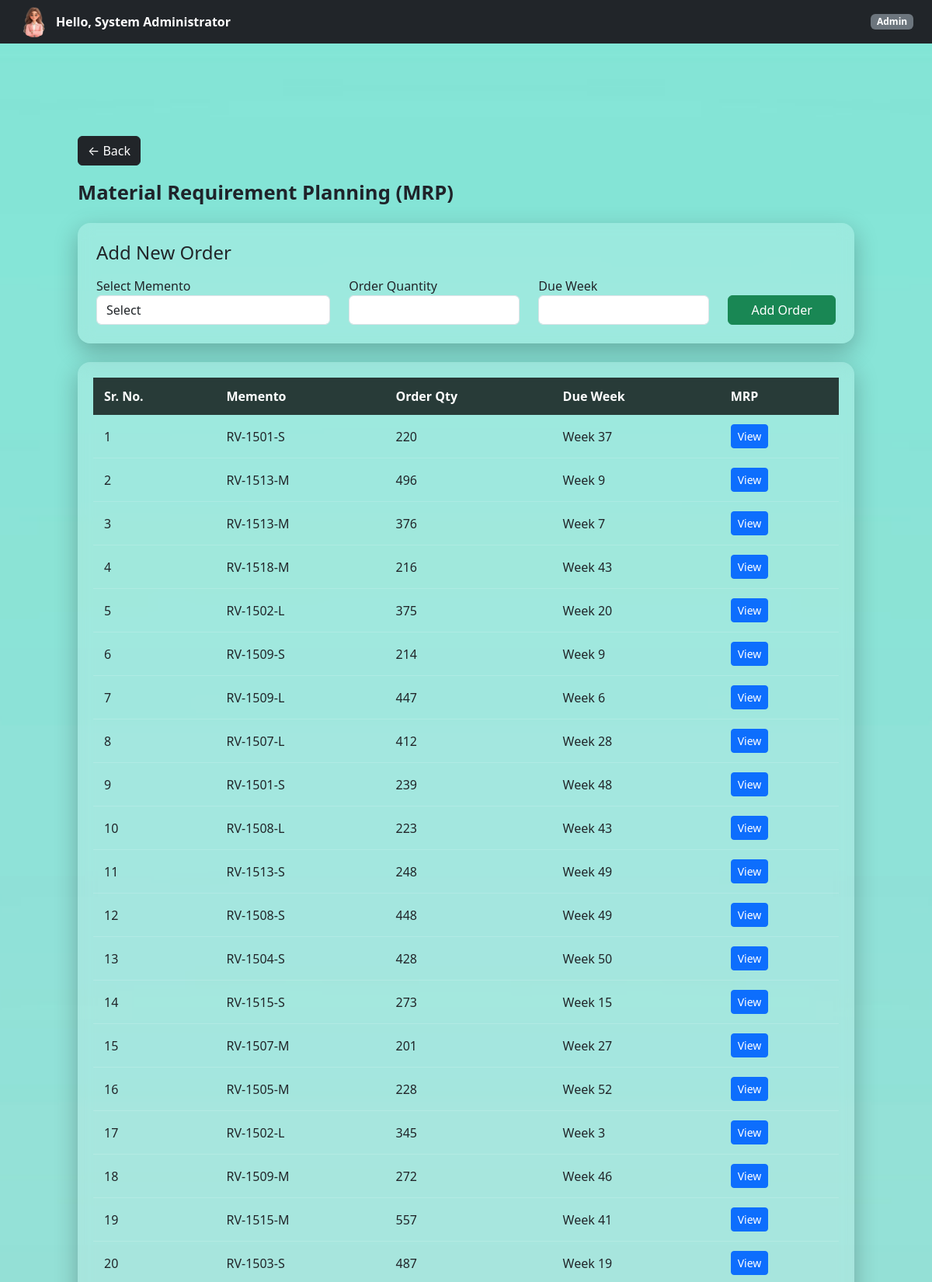
The page /admin/mrp/order/198 (signed in, upper part) on the database its author committed.
### controller/models.py (models this page shows)
class MRPOrder(db.Model):
    __tablename__ = "mrp_orders"
    id = db.Column(
        db.Integer,
        primary_key=True
    )
    memento_id = db.Column(
        db.Integer,
        db.ForeignKey("mementos.id")
    )
    order_quantity = db.Column(
        db.Integer,
        nullable=False
    )
    due_week = db.Column(
        db.Integer,
        nullable=False
    )
    created_at = db.Column(
        db.DateTime,
        default=datetime.utcnow
    )
    memento = db.relationship(
    "Memento"
)

class Memento(db.Model):
    __tablename__ = "mementos"
    id = db.Column(db.Integer, primary_key=True)
    code = db.Column(
        db.String(100),
        nullable=False,
        unique=True
    )
    dimension = db.Column(db.String(100), nullable=False)
    price = db.Column(db.Float, nullable=False)
    quantity = db.Column(db.Integer, default=0)
    materials = db.relationship(
    "MementoMaterial",
    backref="memento",
    cascade="all, delete-orphan"
)

### controller/admin.py (the view)
@admin_bp.route("/mrp/order/<int:order_id>")
@login_required
@role_required("Admin")
def view_single_mrp(order_id):
    order = MRPOrder.query.get_or_404(order_id)
    mementos = Memento.query.all()
    orders = MRPOrder.query.order_by(
        MRPOrder.id.desc()
    ).all()
    mrp_rows = []
    materials = MementoMaterial.query.filter_by(
        memento_id=order.memento_id
    ).all()
    sr_no = 1
    for material in materials:
        need = (
            material.quantity_used
            * order.order_quantity
        )
        material_name = ""
        available = 0
        if material.material_type == "Foil":
            item = Foil.query.get(
                material.material_id
            )
            if item:
                material_name = item.foil_code
                available = item.quantity
        elif material.material_type == "Paint":
            item = Paint.query.get(
                material.material_id
            )
            if item:
                material_name = item.name
                available = item.quantity
        elif material.material_type == "Accessory":
            item = Accessory.query.get(
                material.material_id
            )
            if item:
                material_name = item.name
                available = item.quantity
        elif material.material_type == "Board":
            item = Board.query.get(
                material.material_id
            )
            if item:
                material_name = item.name
                available = item.quantity
        supplier = SupplierMaterial.query.filter_by(
            item_type=material.material_type,
            item_name=material_name
        ).first()
        lead_time = 0
        safety_stock = 0
        if supplier:
            lead_time = supplier.lead_time
            safety_stock = supplier.safety_stock
        shortage = max(
            0,
            need + safety_stock - available
        )
        if shortage > 0:
            order_week = max(
                1,
                order.due_week - lead_time
            )
        else:
            order_week = None
        mrp_rows.append({
    "material_id":
        material.id,
    "sr_no":
        sr_no,
    "material":
        material_name,
    "need":
        need,
    "available":
        available,
    "safety_stock":
        safety_stock,
    "shortage":
        shortage,
    "lead_time":
        lead_time,
    "order_week":
        order_week
})
        sr_no += 1
    return render_template(
        "admin/mrp.html",
        mementos=mementos,
        orders=orders,
        selected_order=order,
        mrp_rows=mrp_rows
    )

### templates/admin/mrp.html (shortened to what this page needs)
{% extends "base.html" %}
{% block page_class %}company-dashboard-bg{% endblock %}
{% block free_content %}
{% include "partials/navbar.html" %}
<div class="dashboard-container">
    <div class="mb-3">
        <a href="{{ url_for('admin.dashboard') }}"
           class="btn btn-dark">
            ← Back
        </a>
    </div>
    <div class="page-title">
        Material Requirement Planning (MRP)
    </div>
    <div class="glass-table p-4 mb-4">
        <h4 class="mb-3">
            Add New Order
        </h4>
        <form method="POST"
              action="{{ url_for('admin.add_mrp_order') }}">
            <div class="row">
                <div class="col-md-4">
                    <label>
                        Select Memento
                    </label>
                    <select
                        name="memento_id"
                        class="form-control"
                        required>
                        <option value="">
                            Select
                        </option>
                    </select>
                </div>
                <div class="col-md-3">
                    <label>
                        Order Quantity
                    </label>
                    <input
                        type="number"
                        name="order_quantity"
                        class="form-control"
                        required>
                </div>
                <div class="col-md-3">
                    <label>
                        Due Week
                    </label>
                    <input
                        type="number"
                        name="due_week"
                        min="1"
                        max="52"
                        class="form-control"
                        required>
                </div>
                <div class="col-md-2">
                    <label>&nbsp;</label>
                    <button
                        type="submit"
                        class="btn btn-success w-100">
                        Add Order
                    </button>
                </div>
            </div>
        </form>
    </div>
    <div class="glass-table mb-4">
        <table>
            <thead>
                <tr>
                    <th>Sr. No.</th>
                    <th>Memento</th>
                    <th>Order Qty</th>
                    <th>Due Week</th>
                    <th>MRP</th>
                </tr>
            </thead>
            <tbody>
                {% for order in orders %}
                <tr>
                    <td>
                        {{ loop.index }}
                    </td>
                    <td>
                        {{ order.memento.code }}
                    </td>
                    <td>
                        {{ order.order_quantity }}
                    </td>
                    <td>
                        Week {{ order.due_week }}
                    </td>
                    <td>
                        <a href="{{ url_for('admin.view_single_mrp',
                                            order_id=order.id) }}"
                           class="btn btn-primary btn-sm">
                            View
                        </a>
                    </td>
                </tr>
                {% endfor %}
            </tbody>
        </table>
    </div>
</div>
{% endblock %}

### static/styles/main.css (style rules this page uses)
html, body { height: 100%; margin: 0; }
.dashboard-container { width: 100%; padding: 90px 40px 40px; }
.page-title { font-size: 1.6rem; font-weight: 600; color: #1f232a; margin-bottom: 20px; }
.glass-table { background: rgba(255, 255, 255, 0.18); backdrop-filter: blur(10px); -webkit-backdrop-filter: blur(10px); border-radius: 16px; padding: 20px; box-shadow: 0 10px 30px rgba(0, 0, 0, 0.25); width: 100%; overflow-x: auto; }
.glass-table table { width: 100%; border-collapse: collapse; }
.glass-table thead { background: rgba(0, 0, 0, 0.75); color: #ffffff; }
.glass-table th, .glass-table td { padding: 12px 14px; text-align: left; white-space: nowrap; }
.glass-table tbody tr { border-bottom: 1px solid rgba(255, 255, 255, 0.15); }
body { padding-top: 55px; }

### rows shown on the page
MRPOrder: memento.code "RV-1501-S", order_quantity "220", due_week "37"
MRPOrder: memento.code "RV-1513-M", order_quantity "496", due_week "9"
MRPOrder: memento.code "RV-1513-M", order_quantity "376", due_week "7"
MRPOrder: memento.code "RV-1518-M", order_quantity "216", due_week "43"
MRPOrder: memento.code "RV-1502-L", order_quantity "375", due_week "20"
MRPOrder: memento.code "RV-1509-S", order_quantity "214", due_week "9"
MRPOrder: memento.code "RV-1509-L", order_quantity "447", due_week "6"
MRPOrder: memento.code "RV-1507-L", order_quantity "412", due_week "28"
MRPOrder: memento.code "RV-1501-S", order_quantity "239", due_week "48"
MRPOrder: memento.code "RV-1508-L", order_quantity "223", due_week "43"
MRPOrder: memento.code "RV-1513-S", order_quantity "248", due_week "49"
MRPOrder: memento.code "RV-1508-S", order_quantity "448", due_week "49"
MRPOrder: memento.code "RV-1504-S", order_quantity "428", due_week "50"
MRPOrder: memento.code "RV-1515-S", order_quantity "273", due_week "15"
MRPOrder: memento.code "RV-1507-M", order_quantity "201", due_week "27"
MRPOrder: memento.code "RV-1505-M", order_quantity "228", due_week "52"
MRPOrder: memento.code "RV-1502-L", order_quantity "345", due_week "3"
MRPOrder: memento.code "RV-1509-M", order_quantity "272", due_week "46"
MRPOrder: memento.code "RV-1515-M", order_quantity "557", due_week "41"
MRPOrder: memento.code "RV-1503-S", order_quantity "487", due_week "19"

### other values the page prints
{{ session.get("user_name") }} "System Administrator"
